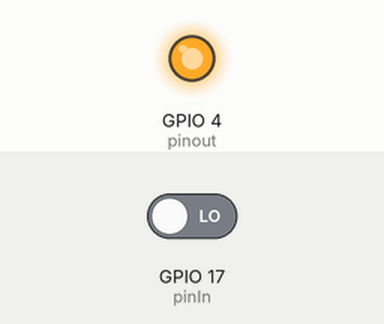
Simulated run of this program. Board: ESP32. Parts: output pins drawn as LEDs (lit = HIGH). The test bench sets the inputs (shaded band); at power-on: GPIO 17 (pinIn) LOW.

Above: at 1.0 s.
At 3.0 s:
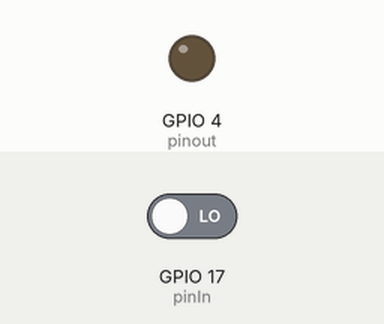
Timing chart, 0 to 5.2 s (numbered marks = the images above):
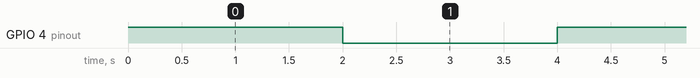

The program:

main.cpp
```cpp
#include <Arduino.h>

int pinout = 4;
int pinIn = 17;
int valor = 0;

void setup()
{
Serial.begin(115200);
pinMode(pinout, OUTPUT);
pinMode(pinIn, INPUT);
}

void loop() {
  digitalWrite(pinout, HIGH);   // turn the LED on (HIGH is the voltage level)
  delay(2000);                  // wait for a second
  digitalWrite(pinout, LOW);    // turn the LED off by making the voltage LOW
  delay(2000);
  valor = digitalRead(pinIn);
  if (valor == 1)
  {
    digitalWrite(BUILTIN_LED, HIGH);
  } else {
    digitalWrite(BUILTIN_LED, LOW);
  }
}
```

Measured:
- by itself, GPIO 4 (pinout): alternates HIGH for 2.0 s and LOW for 2.0 s
